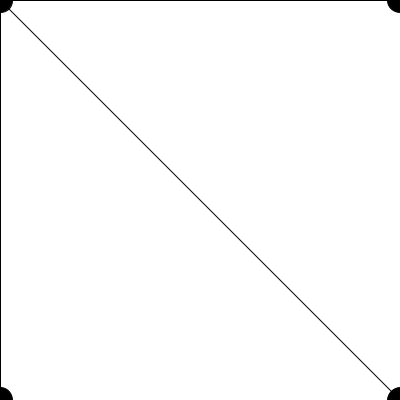
Frame 1 (no input)
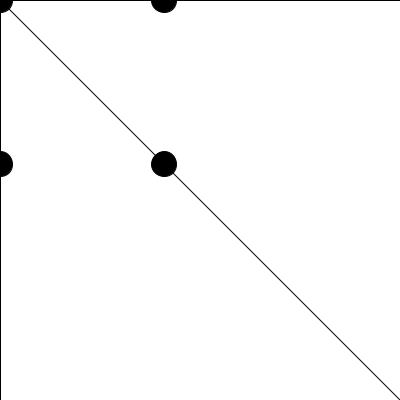
Frame 60 (the mouse pressed at the canvas centre just before this capture)
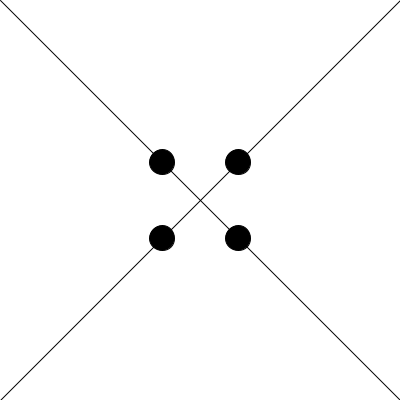
Frame 120 (the mouse held since frame 60 and released just before this capture)

The Processing sketch that drew these frames (run headless with seeded random() and noise(); from frame 60 on, the mouse is pressed at the canvas centre):

// Processing sketch: Gridball
// ── Gridball.pde
int animationCount = 0;
boolean isIncreasing = true;
int topLeftX = 0;
int topLeftY = 0;
int topRightX = 400;
int topRightY = 0;
int bottomRightX = 400;
int bottomRightY = 400;
int bottomLeftX = 0;
int bottomLeftY = 400;

void setup(){
  size(400,400);
}

void draw(){
  background(255);
  
  fill(0);
  
  ellipse((animationCount * mouseX) / 100, (animationCount * mouseY) / 100, 25,25);
  ellipse(400 - ((animationCount * (400-mouseX)) / 100), (animationCount * mouseY) / 100, 25,25);
  ellipse(400 - ((animationCount * (400-mouseX)) / 100), 400 - ((animationCount * (400-mouseY)) / 100), 25,25);
  ellipse(((animationCount * mouseX) / 100), 400 - ((animationCount * (400-mouseY)) / 100), 25,25);
  
  line(topLeftX, topLeftY, mouseX, mouseY);
  line(topRightX, topRightY, mouseX, mouseY);
  line(bottomRightX, bottomRightY, mouseX, mouseY);
  line(bottomLeftX,bottomLeftY, mouseX, mouseY);


  if(animationCount >= 100){
     isIncreasing = false;
  } else if(animationCount <= 0){
    isIncreasing = true;
  }
  
  if(isIncreasing){
    animationCount++;
  } else {
   animationCount--; 
  }};
